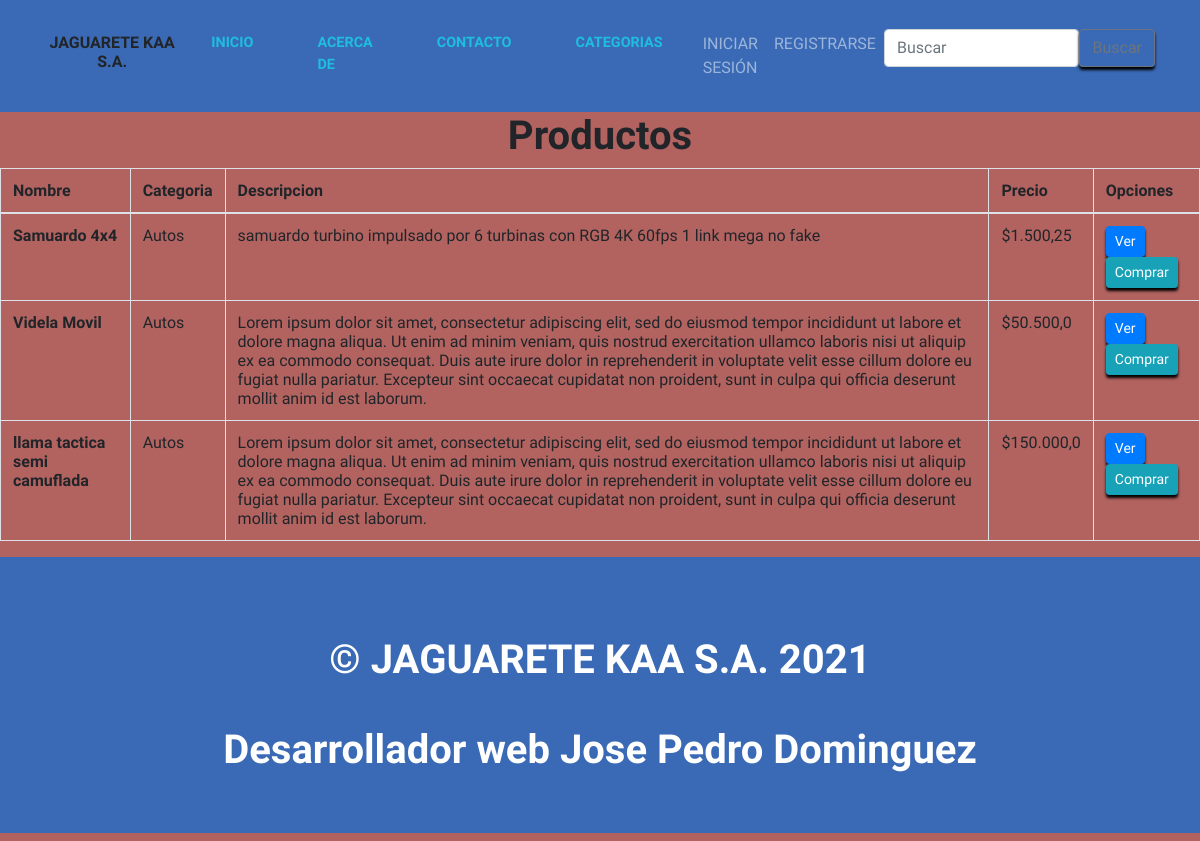
/productoApp/categoriasfiltradas/2/, run on the app's committed database.
### productoApp/models.py (models this page shows)
class Items(models.Model):
    name = models.CharField(max_length=50)
    imag = models.ImageField( upload_to="productos", null=True)
    tag  = models.ForeignKey(Tag, on_delete=models.PROTECT)
    description = models.TextField()
    price = models.FloatField()
    def __str__(self):
        return self.name

class Tag(models.Model):
    nametag  = models.CharField(max_length=50)
    def __str__(self):
        return self.nametag

### productoApp/views.py (the view)
# urls.py: path('categoriasfiltradas/<id>/',categoriasfiltradas,name="categoriasfiltradas"),
def categoriasfiltradas(request,id):
    category = Items.objects.filter(tag = id)
    return(render(request,"categoriasfiltradas.html",{'id':id, 'category':category}))

### productoApp/templates/categoriasfiltradas.html (shortened to what this page needs)
{% extends 'base.html' %}
{% load static %}
{% load humanize %}
{% block content%}
 <h1>Productos<h1>
    <table class="table table-bordered">
        <thead>
            <tr>
            <th scope="col">Nombre</th>
            <th scope="col">Categoria</th>
            <th scope="col">Descripcion</th>
            <th scope="col">Precio</th>
            <th scope="col">Opciones</th>
            </tr>
        </thead>
        <tbody>
            {% for x in  category  %}
            <tr>
            <th scope="row">{{ x.name }}</th>
            <td>{{ x.tag }}</td>
            <td>{{ x.description }}</td>
            <td>${{ x.price | intcomma }}</td>
            <td>
                <a href="{% url 'Pantalla de Producto' x.id %}" class="btn btn-primary stretched-link btn-sm " style="center">Ver</a>
                <a href="{% url 'carro:agregar' x.id %}" class="btn btn-info btn-sm" style="center">Comprar</a>
            </td>
                </tr>
            {% endfor %}
        </tbody>
    </table>
{% endblock %}

### storeApp/static/storeApp/css/store.css (style rules this page uses)
body { font-family: 'Raleway'; background-attachment: fixed; background-position: center; background-size: cover; background-color: rgba(145, 32, 28, 0.699); }
h1, h2, h3, h4, h5, h6 { font-family: 'Dancing Script', cursive; font-weight: bold; text-align: center; }
.btn { box-shadow: 0px 3px 3px 0px rgb(0, 0, 0); }

### data on the page
Items: name "Samuardo 4x4", tag "Autos", description "samuardo turbino impulsado por 6 turbinas con RGB 4K 60fps 1 link mega no fake", price "1.500,25"
Items: name "Videla Movil", tag "Autos", description "Lorem ipsum dolor sit amet, consectetur adipiscing elit, sed do eiusmod tempor incididunt ut labore et dolore magna aliqua. Ut enim ad minim veniam, quis nostrud exercitation ullamco laboris nisi ut aliquip ex ea commodo consequat. Duis aute irure dolor in reprehenderit in voluptate velit esse cillum dolore eu fugiat nulla pariatur. Excepteur sint occaecat cupidatat non proident, sunt in culpa qui officia deserunt mollit anim id est laborum.", price "50.500,0"
Items: name "llama tactica semi camuflada", tag "Autos", description "Lorem ipsum dolor sit amet, consectetur adipiscing elit, sed do eiusmod tempor incididunt ut labore et dolore magna aliqua. Ut enim ad minim veniam, quis nostrud exercitation ullamco laboris nisi ut aliquip ex ea commodo consequat. Duis aute irure dolor in reprehenderit in voluptate velit esse cillum dolore eu fugiat nulla pariatur. Excepteur sint occaecat cupidatat non proident, sunt in culpa qui officia deserunt mollit anim id est laborum.", price "150.000,0"
